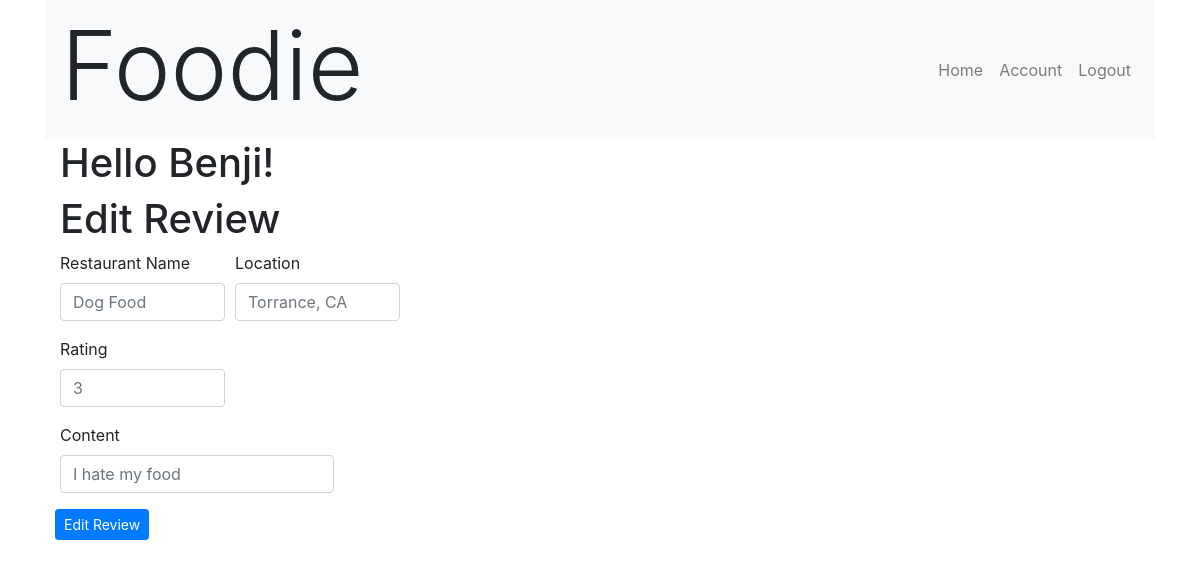
The page /view_review/6 (signed in) on the database its author committed.
### FoodieApp/models.py (models this page shows)
class User(models.Model):
    first_name = models.CharField(max_length=255)
    last_name = models.CharField(max_length=255)
    email = models.EmailField(max_length=255)
    password = models.CharField(max_length=255)
    created_at = models.DateField(auto_now_add=True)
    updated_at = models.DateField(auto_now=True)
    objects = UserManager()

class Review(models.Model):
    restaurant_name = models.CharField(max_length=255)
    location = models.CharField(max_length=255)
    rating = models.IntegerField()
    content = models.CharField(max_length=255)
    creator = models.ForeignKey(
        User, related_name="has_created_review", on_delete=models.CASCADE)
    liked_by = models.ManyToManyField(User, related_name="liked_reviews")
    created_at = models.DateField(auto_now_add=True)
    updated_at = models.DateField(auto_now=True)
    objects = ReviewManager()

### FoodieApp/views.py (the view)
# urls.py: path('view_review/<int:review_id>', views.view_review),
def view_review(request, review_id):
    context = {
        'review': Review.objects.get(id=review_id),
        'this_user': User.objects.get(id=request.session['user_id'])
    }
    return render(request, 'view_review.html', context)

### FoodieApp/templates/view_review.html (shortened to what this page needs)
<!DOCTYPE html>
<html lang="en">
<head>
    <link rel="stylesheet" href="https://maxcdn.bootstrapcdn.com/bootstrap/4.0.0/css/bootstrap.min.css"
>
</head>
<body>
    <div class="container">
        <nav class="navbar navbar-expand-lg navbar-light bg-light">
            <h1 class="display-1">Foodie</h1>
            <div class="collapse navbar-collapse justify-content-end" id="navbarNav">
                <ul class="navbar-nav">
                    <li class="nav-item">
                        <a class="nav-link" href="/dashboard">Home<span class="sr-only">(current)</span></a>
                    </li>
                    <li class="nav-item">
                        <a class="nav-link" href="#">Account</a>
                    </li>
                    <li class="nav-item">
                        <a class="nav-link" href="/logout">Logout</a>
                    </li>
                </ul>
            </div>
        </nav>
        <div class="col-md-4">
            <h1>Hello {{request.session.first_name}}!</h1>
        </div>
        <div class="col-md-4">
            <h1>Edit Review</h1>
            <form action="/edit_review/{{ review.id }}" method="POST">
                <div class="form-row">
                    <div class="form-group col-md-6">
                        <label for="inputRestaurantName">Restaurant Name</label>
                        <input type="text" class="form-control" name='restaurant_name'
                            placeholder="{{ review.restaurant_name }}">
                    </div>
                    <div class="form-group col-md-6">
                        <label for="inputLocation">Location</label>
                        <input type="text" class="form-control" name='location' placeholder="{{ review.location }}">
                    </div>
                    <div class="form-group col-md-6">
                        <label for="inputContent">Rating</label>
                        <input type="number" class="form-control" name='rating' min="1" max="10"
                            placeholder="{{ review.rating }}">
                    </div>
                    <div class="form-group col-md-auto">
                        <label for="inputContent">Content</label>
                        <input type="text" class="form-control" name='content' placeholder="{{ review.content }}">
                    </div>
                    <button type="submit" class="btn btn-primary btn-sm">Edit Review</button>
                </div>
            </form>
        </div>
    </div>
</body>
</html>

### rows shown on the page
User: session.first_name "Benji"
Review: restaurant_name "Dog Food", location "Torrance, CA", rating "3", content "I hate my food"
